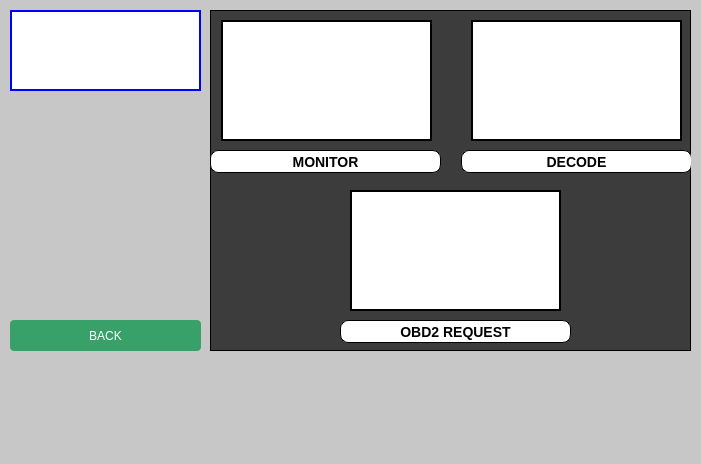
<?xml version="1.0" encoding="UTF-8"?>
<ui version="4.0">
 <class>Mazda</class>
 <widget class="QDialog" name="Mazda">
  <property name="geometry">
   <rect>
    <x>0</x>
    <y>0</y>
    <width>701</width>
    <height>464</height>
   </rect>
  </property>
  <property name="windowTitle">
   <string>Dialog</string>
  </property>
  <property name="styleSheet">
   <string notr="true">background-color: rgb(199, 199, 199);</string>
  </property>
  <widget class="QPushButton" name="buttonHome">
   <property name="geometry">
    <rect>
     <x>10</x>
     <y>320</y>
     <width>191</width>
     <height>31</height>
    </rect>
   </property>
   <property name="styleSheet">
    <string notr="true">background-color: #38A169; color: white;
border-radius: 4px;</string>
   </property>
   <property name="text">
    <string>BACK</string>
   </property>
  </widget>
  <widget class="QLabel" name="label_5">
   <property name="geometry">
    <rect>
     <x>10</x>
     <y>10</y>
     <width>191</width>
     <height>81</height>
    </rect>
   </property>
   <property name="styleSheet">
    <string notr="true">image: url(:/Assets/result_mazda-logo-2018-vertical-download.png);
border: 2px solid blue;
background-color: rgb(255, 255, 255);</string>
   </property>
   <property name="text">
    <string/>
   </property>
  </widget>
  <widget class="QFrame" name="frame">
   <property name="geometry">
    <rect>
     <x>210</x>
     <y>10</y>
     <width>481</width>
     <height>341</height>
    </rect>
   </property>
   <property name="styleSheet">
    <string notr="true">border: 1px solid black;
background-color: rgb(60, 60, 60);</string>
   </property>
   <property name="frameShape">
    <enum>QFrame::Shape::StyledPanel</enum>
   </property>
   <property name="frameShadow">
    <enum>QFrame::Shadow::Raised</enum>
   </property>
   <widget class="QPushButton" name="pushButton_8">
    <property name="geometry">
     <rect>
      <x>130</x>
      <y>310</y>
      <width>231</width>
      <height>23</height>
     </rect>
    </property>
    <property name="styleSheet">
     <string notr="true">

QPushButton {
	font-family: 'Roboto', sans-serif;
    font-size: 14px;
    font-weight: 500;
    border-radius: 8px;
    color: rgb(0, 0, 0);
    border: 1px solid black;
	background-color: rgb(255, 255, 255);
    
}

</string>
    </property>
    <property name="text">
     <string>OBD2 REQUEST</string>
    </property>
   </widget>
   <widget class="QLabel" name="label_4">
    <property name="geometry">
     <rect>
      <x>140</x>
      <y>180</y>
      <width>211</width>
      <height>121</height>
     </rect>
    </property>
    <property name="styleSheet">
     <string notr="true">image: url(:/Assets/remote-frame-control-field.jpg);
background-color: rgb(255, 255, 255);
border: 2px solid black;</string>
    </property>
    <property name="text">
     <string/>
    </property>
   </widget>
   <widget class="QPushButton" name="pushButton_6">
    <property name="geometry">
     <rect>
      <x>251</x>
      <y>140</y>
      <width>231</width>
      <height>23</height>
     </rect>
    </property>
    <property name="styleSheet">
     <string notr="true">

QPushButton {
	font-family: 'Roboto', sans-serif;
    font-size: 14px;
    font-weight: 500;
    border-radius: 8px;
    color: rgb(0, 0, 0);
    border: 1px solid black;
	background-color: rgb(255, 255, 255);
    
}

</string>
    </property>
    <property name="text">
     <string>DECODE</string>
    </property>
   </widget>
   <widget class="QPushButton" name="pushButtonMonitor">
    <property name="geometry">
     <rect>
      <x>0</x>
      <y>140</y>
      <width>231</width>
      <height>23</height>
     </rect>
    </property>
    <property name="styleSheet">
     <string notr="true">

QPushButton {
	font-family: 'Roboto', sans-serif;
    font-size: 14px;
    font-weight: 500;
    border-radius: 8px;
    color: rgb(0, 0, 0);
    border: 1px solid black;
	background-color: rgb(255, 255, 255);
    
}

</string>
    </property>
    <property name="text">
     <string>MONITOR</string>
    </property>
   </widget>
   <widget class="QLabel" name="label_2">
    <property name="geometry">
     <rect>
      <x>11</x>
      <y>10</y>
      <width>211</width>
      <height>121</height>
     </rect>
    </property>
    <property name="styleSheet">
     <string notr="true">image: url(:/Assets/minotor_imager.png);
border: 2px solid black;
background-color: rgb(255, 255, 255);</string>
    </property>
    <property name="text">
     <string/>
    </property>
   </widget>
   <widget class="QLabel" name="label">
    <property name="geometry">
     <rect>
      <x>261</x>
      <y>10</y>
      <width>211</width>
      <height>121</height>
     </rect>
    </property>
    <property name="styleSheet">
     <string notr="true">image: url(:/Assets/decode.jpg);
background-color: rgb(255, 255, 255);
border: 2px solid black;</string>
    </property>
    <property name="text">
     <string/>
    </property>
   </widget>
  </widget>
  <widget class="QLabel" name="label_6">
   <property name="geometry">
    <rect>
     <x>10</x>
     <y>100</y>
     <width>191</width>
     <height>211</height>
    </rect>
   </property>
   <property name="styleSheet">
    <string notr="true">image: url(:/Assets/backGroImage.jpg);</string>
   </property>
   <property name="text">
    <string/>
   </property>
  </widget>
 </widget>
 <resources/>
 <connections/>
</ui>
